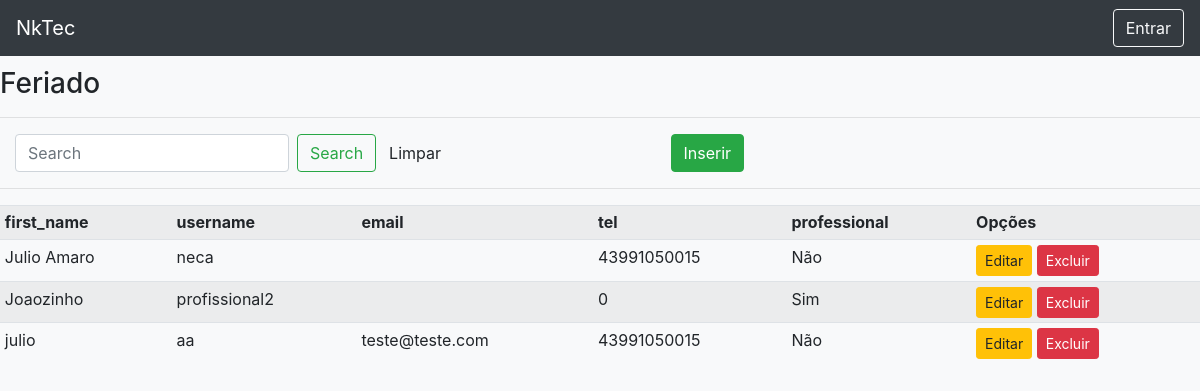
The app's page /list/users/, older data.
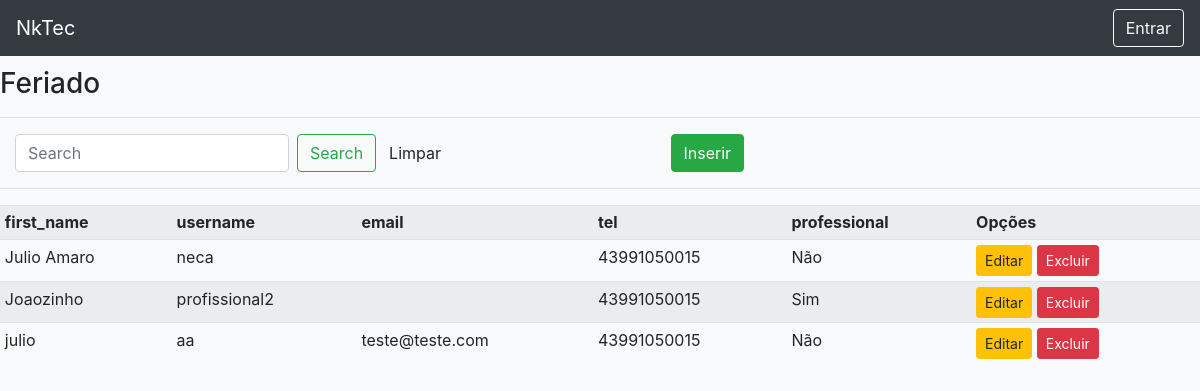
The same page, newer data.
### users/models.py (models this page shows)
class User(AbstractUser):
    pass
    client = models.BooleanField(blank=True, null=True, default=False)
    tel = models.CharField(max_length=11, blank=True,null=True, verbose_name="Telefone")
    professional = models.BooleanField(default=False)
    master = models.ForeignKey('User', blank=True,null=True, on_delete=models.PROTECT)

### registrations/views.py (the view)
# urls.py: path('list/users/', UserList.as_view(), name ='list-user'),
class UserList(ListView):
    model = User
    template_name = 'registrations/lists/users.html'

### registrations/templates/registrations/lists/users.html
{% extends 'pages/template.html' %}
{% load static %}
{% block content %}
<h3>Feriado</h3>
<hr>
<div class="row ml-auto">
    <div class="col-sm">
        <form method="get" class="form-inline my-2 my-lg-0 mt-2" action="">
            <input class="form-control mr-sm-2" type="search" value="{{request.GET.search}}" placeholder="Search" aria-label="Search" id="search"
                name="search" autofocus>
            <button class="btn btn-outline-success my-2 my-sm-0" type="submit">Search</button>
            <a href="{% url 'list-user' %}" class="btn">Limpar</a>
        </form>
    </div>
    <div class="col-sm">
        <a href="{% url 'create-user' %}" class="btn btn-success ml-5">Inserir</a>
    </div>
</div>
<hr>
<div class="table-responsive">
    <table class="table table-striped table-sm">
        <tr>
            <th>first_name</th>
            <th>username</th>
            <th>email</th>
            <th>tel</th>
            <th>professional</th>
            <th>Opções</th>
        </tr>
        {% for obj in object_list %}
        <tr>
            <td>{{obj.first_name}}</td>
            <td>{{obj.username}}</td>
            <td>{{obj.email}}</td>
            <td>{{obj.tel}}</td>
            {%if obj.professional%}
            <td>Sim</td>
            {%else%}
            <td>Não</td>
            {%endif%}
            <td>
                <a href="{% url 'edit-user' obj.pk %}" class="btn btn-warning btn-sm">Editar</a>
                <a href="{% url 'delete-user' obj.pk %}" class="btn btn-danger btn-sm">Excluir</a>
            </td>
        </tr>
        {% empty %}
        <tr>
            <td colspan="3">
                Nenhum Registro encontrado
            </td>
        </tr>
        {% endfor %}
    </table>
</div>
{% endblock %}

Row changes from the older to the newer data that the page shows:
changed User "Joaozinho": tel "0" → "43991050015"
